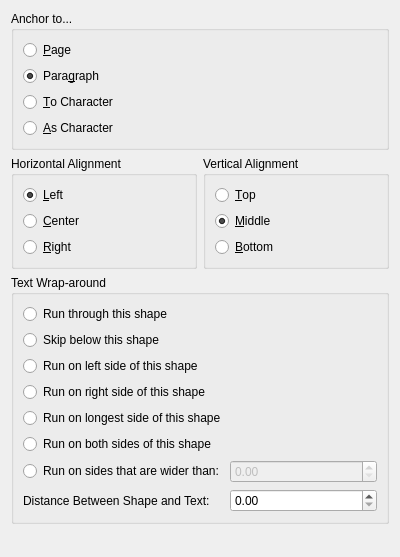
<?xml version="1.0" encoding="UTF-8"?>
<ui version="4.0">
 <class>KWInsertImage</class>
 <widget class="QWidget" name="KWInsertImage">
  <property name="geometry">
   <rect>
    <x>0</x>
    <y>0</y>
    <width>400</width>
    <height>557</height>
   </rect>
  </property>
  <property name="windowTitle">
   <string>Form</string>
  </property>
  <layout class="QVBoxLayout" name="verticalLayout_2">
   <item>
    <widget class="QGroupBox" name="grpAnchor">
     <property name="title">
      <string>Anchor to...</string>
     </property>
     <layout class="QGridLayout" name="gridLayout">
      <item row="0" column="0">
       <widget class="QRadioButton" name="rAnchorPage">
        <property name="text">
         <string>&amp;Page</string>
        </property>
       </widget>
      </item>
      <item row="1" column="0">
       <widget class="QRadioButton" name="rAnchorParagraph">
        <property name="text">
         <string>Para&amp;graph</string>
        </property>
        <property name="checked">
         <bool>true</bool>
        </property>
       </widget>
      </item>
      <item row="2" column="0">
       <widget class="QRadioButton" name="rAnchorToCharacter">
        <property name="text">
         <string>&amp;To Character</string>
        </property>
       </widget>
      </item>
      <item row="3" column="0">
       <widget class="QRadioButton" name="rAnchorAsCharacter">
        <property name="text">
         <string>&amp;As Character</string>
        </property>
       </widget>
      </item>
     </layout>
    </widget>
   </item>
   <item>
    <layout class="QHBoxLayout" name="horizontalLayout">
     <item>
      <widget class="QGroupBox" name="grpHAlign">
       <property name="title">
        <string>Horizontal Alignment</string>
       </property>
       <layout class="QVBoxLayout" name="verticalLayout_3">
        <item>
         <widget class="QRadioButton" name="rAlignLeft">
          <property name="text">
           <string>&amp;Left</string>
          </property>
          <property name="checked">
           <bool>true</bool>
          </property>
         </widget>
        </item>
        <item>
         <widget class="QRadioButton" name="rAlignCenter">
          <property name="text">
           <string>&amp;Center</string>
          </property>
         </widget>
        </item>
        <item>
         <widget class="QRadioButton" name="rAlignRight">
          <property name="text">
           <string>&amp;Right</string>
          </property>
         </widget>
        </item>
       </layout>
      </widget>
     </item>
     <item>
      <widget class="QGroupBox" name="grpVAlign">
       <property name="title">
        <string>Vertical Alignment</string>
       </property>
       <layout class="QVBoxLayout" name="verticalLayout_4">
        <item>
         <widget class="QRadioButton" name="rAlignTop">
          <property name="text">
           <string>&amp;Top</string>
          </property>
         </widget>
        </item>
        <item>
         <widget class="QRadioButton" name="RAlignBottom">
          <property name="text">
           <string>&amp;Middle</string>
          </property>
          <property name="checked">
           <bool>true</bool>
          </property>
         </widget>
        </item>
        <item>
         <widget class="QRadioButton" name="radioButton_10">
          <property name="text">
           <string>&amp;Bottom</string>
          </property>
         </widget>
        </item>
       </layout>
      </widget>
     </item>
    </layout>
   </item>
   <item>
    <widget class="QGroupBox" name="grpWrap">
     <property name="title">
      <string>Text Wrap-around</string>
     </property>
     <layout class="QVBoxLayout" name="verticalLayout">
      <item>
       <widget class="QRadioButton" name="runThrough">
        <property name="text">
         <string>Run through this shape</string>
        </property>
       </widget>
      </item>
      <item>
       <widget class="QRadioButton" name="noRunaround">
        <property name="text">
         <string>Skip below this shape</string>
        </property>
       </widget>
      </item>
      <item>
       <widget class="QRadioButton" name="left">
        <property name="text">
         <string>Run on left side of this shape</string>
        </property>
       </widget>
      </item>
      <item>
       <widget class="QRadioButton" name="right">
        <property name="text">
         <string>Run on right side of this shape</string>
        </property>
       </widget>
      </item>
      <item>
       <widget class="QRadioButton" name="longest">
        <property name="text">
         <string>Run on longest side of this shape</string>
        </property>
       </widget>
      </item>
      <item>
       <widget class="QRadioButton" name="both">
        <property name="text">
         <string>Run on both sides of this shape</string>
        </property>
       </widget>
      </item>
      <item>
       <layout class="QGridLayout" name="gridLayout_2">
        <item row="0" column="0">
         <widget class="QRadioButton" name="enough">
          <property name="text">
           <string>Run on sides that are wider than:</string>
          </property>
         </widget>
        </item>
        <item row="0" column="1">
         <widget class="KoUnitDoubleSpinBox" name="threshold">
          <property name="enabled">
           <bool>false</bool>
          </property>
         </widget>
        </item>
        <item row="1" column="0">
         <widget class="QLabel" name="label_5">
          <property name="text">
           <string>Distance Between Shape and Text:</string>
          </property>
         </widget>
        </item>
        <item row="1" column="1">
         <widget class="KoUnitDoubleSpinBox" name="distance"/>
        </item>
       </layout>
      </item>
     </layout>
    </widget>
   </item>
   <item>
    <spacer name="verticalSpacer">
     <property name="orientation">
      <enum>Qt::Vertical</enum>
     </property>
     <property name="sizeHint" stdset="0">
      <size>
       <width>20</width>
       <height>40</height>
      </size>
     </property>
    </spacer>
   </item>
  </layout>
 </widget>
 <customwidgets>
  <customwidget>
   <class>KoUnitDoubleSpinBox</class>
   <extends>QDoubleSpinBox</extends>
   <header>KoUnitDoubleSpinBox.h</header>
  </customwidget>
 </customwidgets>
 <resources/>
 <connections/>
</ui>
